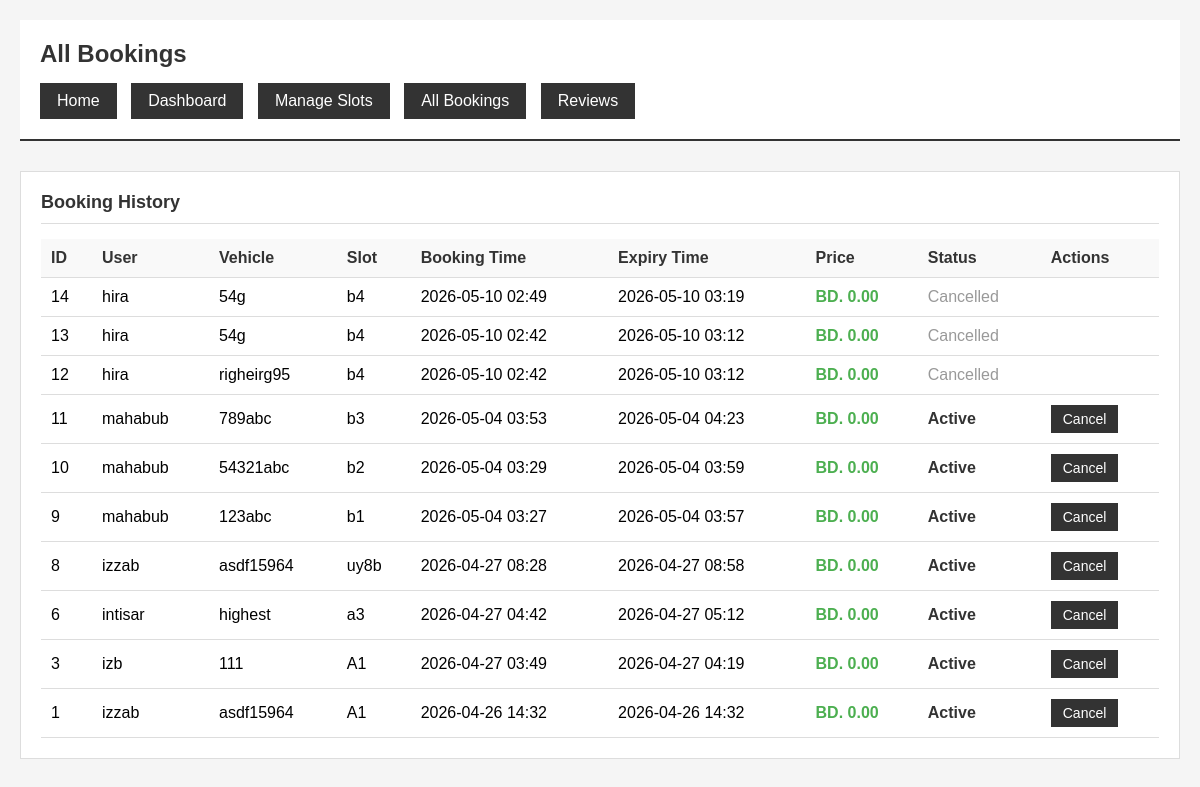
/admin-portal/bookings/ (signed in), run on an earlier commit of the app's database.
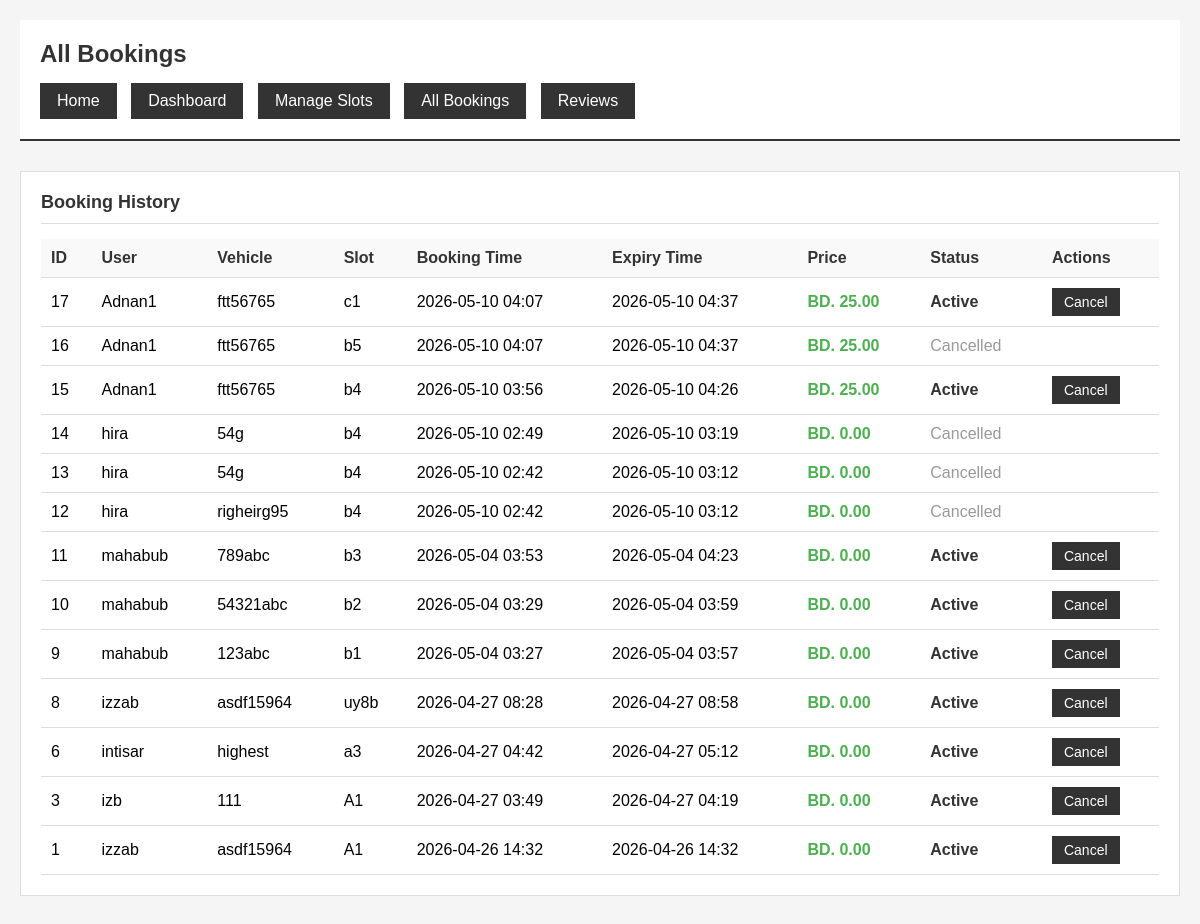
And on a later commit of the database.
### parking/models.py (models this page shows, shortened)
class Booking(models.Model):
    user = models.ForeignKey(User, on_delete=models.CASCADE)
    vehicle = models.ForeignKey(Vehicle, on_delete=models.CASCADE)
    slot = models.ForeignKey(ParkingSlot, on_delete=models.CASCADE)
    booking_time = models.DateTimeField(default=timezone.now)
    expiry_time = models.DateTimeField()
    status = models.CharField(max_length=20, default='Active')
    total_price = models.DecimalField(max_digits=10, decimal_places=2, default=0.00)

class Vehicle(models.Model):
    user = models.ForeignKey(User, on_delete=models.CASCADE)
    vehicle_number = models.CharField(max_length=20)
    vehicle_type = models.CharField(max_length=10)
    vehicle_image = models.ImageField(upload_to='vehicle_images/', null=True, blank=True)

class ParkingSlot(models.Model):
    slot_number = models.CharField(max_length=10)
    is_available = models.BooleanField(default=True)
    price_per_hour = models.DecimalField(max_digits=10, decimal_places=2, default=50.00)

### parking/views.py (the view)
# urls.py: path('admin-portal/bookings/', views.all_bookings, name='all_bookings'),
@staff_member_required
def all_bookings(request):
    bookings = Booking.objects.all().order_by('-booking_time')
    return render(request, 'all_bookings.html', {'bookings': bookings})

### templates/all_bookings.html (shortened to what this page needs)
<!DOCTYPE html>
<html lang="en">
<head>
</head>
<body>
    <div class="header">
        <h1>All Bookings</h1>
        <div class="nav">
            <a href="/">Home</a>
            <a href="/admin-portal/">Dashboard</a>
            <a href="/admin-portal/slots/">Manage Slots</a>
            <a href="/admin-portal/bookings/">All Bookings</a>
            <a href="/reviews/all/">Reviews</a>
        </div>
    </div>
    <div class="container">
        <div class="section">
            <h2>Booking History</h2>
            <table>
                <thead>
                    <tr>
                        <th>ID</th>
                        <th>User</th>
                        <th>Vehicle</th>
                        <th>Slot</th>
                        <th>Booking Time</th>
                        <th>Expiry Time</th>
                        <th>Price</th>
                        <th>Status</th>
                        <th>Actions</th>
                    </tr>
                </thead>
                <tbody>
                    {% for booking in bookings %}
                    <tr>
                        <td>{{ booking.id }}</td>
                        <td>{{ booking.user.username }}</td>
                        <td>{{ booking.vehicle.vehicle_number }}</td>
                        <td>{{ booking.slot.slot_number }}</td>
                        <td>{{ booking.booking_time|date:"Y-m-d H:i" }}</td>
                        <td>{{ booking.expiry_time|date:"Y-m-d H:i" }}</td>
                        <td><strong style="color: #4CAF50;">BD. {{ booking.total_price }}</strong></td>
                        <td class="{% if booking.status == 'Active' %}status-active{% else %}status-cancelled{% endif %}">
                            {{ booking.status }}
                        </td>
                        <td>
                            {% if booking.status == 'Active' %}
                            <form method="POST" action="/admin-portal/bookings/cancel/{{ booking.id }}/" style="display: inline;">
                                <button type="submit" class="btn">Cancel</button>
                            </form>
                            {% endif %}
                        </td>
                    </tr>
                    {% endfor %}
                </tbody>
            </table>
        </div>
    </div>
</body>
</html>

What changed in the data, as far as the page shows it:
added Booking: id "17", user.username "Adnan1", vehicle.vehicle_number "ftt56765", slot.slot_number "c1", booking_time "2026-05-10 04:07", expiry_time "2026-05-10 04:37", total_price "25.00", status "Active"
added Booking: id "16", user.username "Adnan1", vehicle.vehicle_number "ftt56765", slot.slot_number "b5", booking_time "2026-05-10 04:07", expiry_time "2026-05-10 04:37", total_price "25.00", status "Cancelled"
added Booking: id "15", user.username "Adnan1", vehicle.vehicle_number "ftt56765", slot.slot_number "b4", booking_time "2026-05-10 03:56", expiry_time "2026-05-10 04:26", total_price "25.00", status "Active"
